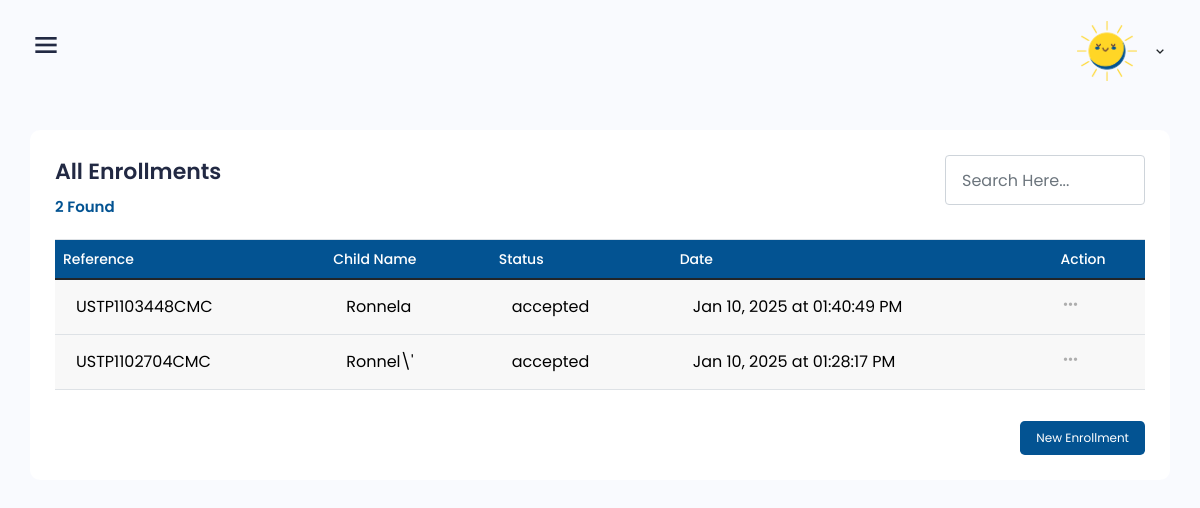
Page /dashboard/parent/all_enrollments.php (signed in) on the committed database.
### tables this page shows
CREATE TABLE `enrollment` (
  `enrollment_id` int(11) NOT NULL,
  `user_id` int(11) DEFAULT NULL,
  `enrollment_status` varchar(50) DEFAULT NULL,
  `enrollment_date` varchar(100) DEFAULT NULL,
  `child_name` varchar(255) DEFAULT NULL,
  `child_id` int(11) DEFAULT NULL,
  `ref` varchar(255) NOT NULL,
  `remarks` varchar(255) NOT NULL
);

### dashboard/parent/all_enrollments.php (the view, shortened to what this page needs)
<!DOCTYPE html>
<html lang="en">
<head>
     <?php include("head.php"); ?>
</head>
<body class="sidebar-expand counter-scroll">
   <?php include("header.php"); ?>
    <div class="main">
        <div class="main-content project">
            <div class="row">
                 <div class="col-12 col-md-12">
                    <div class="box ">
                        <div class="box-header pt-0">
                            <div class="" style="display: flex;flex-wrap:wrap;justify-content: space-between;width: 100%;">
                                <h4 class="card-title mb-0 fs-22">All&nbsp;Enrollments<br><span style="font-size: 15px;color: #035392" id="totalfound">0 Found</span></h4>
                                <input type="text" id="searchInput" placeholder="Search Here..." class="form-control" style="width: 200px; height: 50px;" onkeyup="filterTable()">
                            </div>
                        </div>
                        <div class="box-body pb-0 table-responsive activity mt-18">
                           <?php
include '../../db_conn.php';
$query = "SELECT
    e.*,
    p.*
FROM
    enrollment e
INNER JOIN
    parental_information p
    ON e.child_id = p.child_id
WHERE
    p.email = ?
ORDER BY
    e.enrollment_id DESC";
$stmt = mysqli_prepare($conn, $query);
mysqli_stmt_bind_param($stmt, "s", $parentEmail);
mysqli_stmt_execute($stmt);
$result = mysqli_stmt_get_result($stmt);
if ($result) {
    if (mysqli_num_rows($result) > 0) {
        echo '<table class="table table-vcenter text-nowrap table-bordered dataTable no-footer mw-100" id="enrollments" role="grid">';
        echo '<thead>';
        echo '<tr class="top" style="background: #035392;color:white">';
        echo '<th class="border-bottom-0 sorting fs-14 font-w500">Reference</th>';
        echo '<th class="border-bottom-0 sorting fs-14 font-w500">Child Name</th>';
        echo '<th class="border-bottom-0 sorting fs-14 font-w500">Status</th>';
        echo '<th class="border-bottom-0 sorting fs-14 font-w500">Date</th>';
        echo '<th class="border-bottom-0 sorting_disabled fs-14 font-w500">Action</th>';
        echo '</tr>';
        echo '</thead>';
        echo '<tbody>';
        while ($row = mysqli_fetch_assoc($result)) {
            echo '<tr>';
           echo '<form method="post" action="view_enrollment">
        <input type="hidden" name="ref" value="' . htmlspecialchars($row['ref']) . '">
        <td><button type="submit" class="btn btn-link text-decoration-none" style="color:black">' . htmlspecialchars($row['ref']) . '</button></td>
      </form>';
echo '<form method="post" action="view_enrollment">
        <input type="hidden" name="ref" value="' . htmlspecialchars($row['ref']) . '">
        <td><button type="submit" class="btn btn-link text-decoration-none" style="color:black">' . htmlspecialchars($row['child_name']) . '</button></td>
      </form>';
echo '<form method="post" action="view_enrollment">
        <input type="hidden" name="ref" value="' . htmlspecialchars($row['ref']) . '">
        <td><button type="submit" class="btn btn-link text-decoration-none" style="color:black">' . htmlspecialchars($row['enrollment_status']) . '</button></td>
      </form>';
echo '<form method="post" action="view_enrollment">
        <input type="hidden" name="ref" value="' . htmlspecialchars($row['ref']) . '">
        <td><button type="submit" class="btn btn-link text-decoration-none" style="color:black">' . htmlspecialchars($row['enrollment_date']) . '</button></td>
      </form>';
            echo '<td>';
            echo '<div class="dropdown">';
            echo '<a href="javascript:void(0);" class="btn-link" data-bs-toggle="dropdown" aria-expanded="false">';
            echo '<i class="bx bx-dots-horizontal-rounded"></i>';
            echo '</a>';
            echo '</div>';
            echo '</td>';
            echo '</tr>';
        }
        echo '</tbody>';
        echo '</table>';
    } else {
        echo '<p>No data found.</p>';
    }
} else {
    echo 'Error: ' . mysqli_error($conn);
}
?>
                        </div>
                         <div class="gr-btn mt-15" style="display: flex;justify-content: flex-end;">
                            <button type="button" class="btn btn-primary btn-lg" style="font-size: 12px;margin-top: 0px;margin-left: 20px;padding:10" onclick="window.location.href='enrollment'">New Enrollment</button>
                        </div>
                    </div>
                </div>
            </div>
        </div>
    </div>
</body>
</html>

### dashboard/css/grid.css (style rules this page uses)
.row { display: flex; flex-wrap: wrap; margin: 0 -15px; }
[class*="col-"] { padding: 0 15px; margin-bottom: 40px; }
.col-12 { width: 100%; }
@media only screen and (max-width: 1280px) { .col-md-12 { width: 100%; } }

### dashboard/css/responsive.css (style rules this page uses)
@media only screen and  (max-width: 1820px) { .project .box-body { flex-wrap: wrap; } }
@media only screen and (max-width: 1200px) { .main-content { padding: 30px; } }

### rows in the picture
enrollment: ref "USTP1103448CMC", child_name "Ronnela", enrollment_status "accepted", enrollment_date "Jan 10, 2025 at 01:40:49 PM"
enrollment: ref "USTP1102704CMC", child_name "Ronnel\\'", enrollment_status "accepted", enrollment_date "Jan 10, 2025 at 01:28:17 PM"
